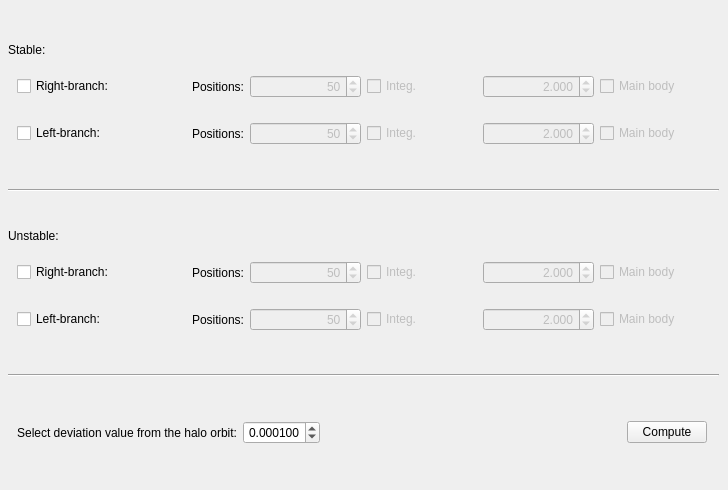
     <widget class="QWidget" name="tab_9">
      <attribute name="title">
       <string>Manifolds</string>
      </attribute>
      <widget class="QWidget" name="layoutWidget">
       <property name="geometry">
        <rect>
         <x>8</x>
         <y>12</y>
         <width>711</width>
         <height>469</height>
        </rect>
       </property>
       <layout class="QGridLayout" name="gridLayout_28">
        <item row="1" column="2">
         <spacer name="horizontalSpacer_57">
          <property name="orientation">
           <enum>Qt::Horizontal</enum>
          </property>
          <property name="sizeHint" stdset="0">
           <size>
            <width>40</width>
            <height>20</height>
           </size>
          </property>
         </spacer>
        </item>
        <item row="1" column="0">
         <spacer name="horizontalSpacer_84">
          <property name="orientation">
           <enum>Qt::Horizontal</enum>
          </property>
          <property name="sizeHint" stdset="0">
           <size>
            <width>40</width>
            <height>20</height>
           </size>
          </property>
         </spacer>
        </item>
        <item row="2" column="1">
         <widget class="QWidget" name="widget_115" native="true">
          <property name="enabled">
           <bool>true</bool>
          </property>
          <property name="minimumSize">
           <size>
            <width>0</width>
            <height>0</height>
           </size>
          </property>
          <layout class="QHBoxLayout" name="horizontalLayout_20">
           <item>
            <widget class="QCheckBox" name="RstablecheckBox">
             <property name="text">
              <string>Right-branch:</string>
             </property>
            </widget>
           </item>
           <item>
            <widget class="QLabel" name="label_329">
             <property name="text">
              <string>Positions:</string>
             </property>
             <property name="alignment">
              <set>Qt::AlignRight|Qt::AlignTrailing|Qt::AlignVCenter</set>
             </property>
            </widget>
           </item>
           <item>
            <widget class="QSpinBox" name="nOrbRstablespinBox">
             <property name="enabled">
              <bool>false</bool>
             </property>
             <property name="layoutDirection">
              <enum>Qt::LeftToRight</enum>
             </property>
             <property name="alignment">
              <set>Qt::AlignRight|Qt::AlignTrailing|Qt::AlignVCenter</set>
             </property>
             <property name="minimum">
              <number>20</number>
             </property>
             <property name="maximum">
              <number>200</number>
             </property>
             <property name="value">
              <number>50</number>
             </property>
            </widget>
           </item>
           <item>
            <widget class="QCheckBox" name="TintRstablecheckBox">
             <property name="enabled">
              <bool>false</bool>
             </property>
             <property name="text">
              <string>Integ.</string>
             </property>
             <property name="checkable">
              <bool>true</bool>
             </property>
            </widget>
           </item>
           <item>
            <widget class="QDoubleSpinBox" name="TintRstabledoubleSpinBox">
             <property name="enabled">
              <bool>false</bool>
             </property>
             <property name="layoutDirection">
              <enum>Qt::LeftToRight</enum>
             </property>
             <property name="alignment">
              <set>Qt::AlignRight|Qt::AlignTrailing|Qt::AlignVCenter</set>
             </property>
             <property name="decimals">
              <number>3</number>
             </property>
             <property name="minimum">
              <double>0.100000000000000</double>
             </property>
             <property name="maximum">
              <double>10.000000000000000</double>
             </property>
             <property name="singleStep">
              <double>0.100000000000000</double>
             </property>
             <property name="value">
              <double>2.000000000000000</double>
             </property>
            </widget>
           </item>
           <item>
            <widget class="QCheckBox" name="MainRstablecheckBox">
             <property name="enabled">
              <bool>false</bool>
             </property>
             <property name="text">
              <string>Main body</string>
             </property>
            </widget>
           </item>
          </layout>
         </widget>
        </item>
        <item row="2" column="0">
         <spacer name="horizontalSpacer_85">
          <property name="orientation">
           <enum>Qt::Horizontal</enum>
          </property>
          <property name="sizeHint" stdset="0">
           <size>
            <width>40</width>
            <height>20</height>
           </size>
          </property>
         </spacer>
        </item>
        <item row="2" column="2">
         <spacer name="horizontalSpacer_86">
          <property name="orientation">
           <enum>Qt::Horizontal</enum>
          </property>
          <property name="sizeHint" stdset="0">
           <size>
            <width>40</width>
            <height>20</height>
           </size>
          </property>
         </spacer>
        </item>
        <item row="3" column="1">
         <widget class="QWidget" name="widget_118" native="true">
          <property name="enabled">
           <bool>true</bool>
          </property>
          <layout class="QHBoxLayout" name="horizontalLayout_46">
           <item>
            <widget class="QCheckBox" name="LstablecheckBox">
             <property name="text">
              <string>Left-branch:  </string>
             </property>
            </widget>
           </item>
           <item>
            <widget class="QLabel" name="label_331">
             <property name="text">
              <string>Positions:</string>
             </property>
             <property name="alignment">
              <set>Qt::AlignRight|Qt::AlignTrailing|Qt::AlignVCenter</set>
             </property>
            </widget>
           </item>
           <item>
            <widget class="QSpinBox" name="nOrbLstablespinBox">
             <property name="enabled">
              <bool>false</bool>
             </property>
             <property name="layoutDirection">
              <enum>Qt::LeftToRight</enum>
             </property>
             <property name="alignment">
              <set>Qt::AlignRight|Qt::AlignTrailing|Qt::AlignVCenter</set>
             </property>
             <property name="minimum">
              <number>20</number>
             </property>
             <property name="maximum">
              <number>200</number>
             </property>
             <property name="value">
              <number>50</number>
             </property>
            </widget>
           </item>
           <item>
            <widget class="QCheckBox" name="TintLstablecheckBox">
             <property name="enabled">
              <bool>false</bool>
             </property>
             <property name="text">
              <string>Integ.</string>
             </property>
            </widget>
           </item>
           <item>
            <widget class="QDoubleSpinBox" name="TintLstabledoubleSpinBox">
             <property name="enabled">
              <bool>false</bool>
             </property>
             <property name="layoutDirection">
              <enum>Qt::LeftToRight</enum>
             </property>
             <property name="alignment">
              <set>Qt::AlignRight|Qt::AlignTrailing|Qt::AlignVCenter</set>
             </property>
             <property name="decimals">
              <number>3</number>
             </property>
             <property name="minimum">
              <double>0.100000000000000</double>
             </property>
             <property name="maximum">
              <double>10.000000000000000</double>
             </property>
             <property name="singleStep">
              <double>0.100000000000000</double>
             </property>
             <property name="value">
              <double>2.000000000000000</double>
             </property>
            </widget>
           </item>
           <item>
            <widget class="QCheckBox" name="MainLstablecheckBox">
             <property name="enabled">
              <bool>false</bool>
             </property>
             <property name="text">
              <string>Main body</string>
             </property>
            </widget>
           </item>
          </layout>
         </widget>
        </item>
        <item row="7" column="1">
         <widget class="QLabel" name="label_333">
          <property name="text">
           <string>Unstable:</string>
          </property>
         </widget>
        </item>
        <item row="8" column="1">
         <widget class="QWidget" name="widget_119" native="true">
          <property name="enabled">
           <bool>true</bool>
          </property>
          <layout class="QHBoxLayout" name="horizontalLayout_47">
           <item>
            <widget class="QCheckBox" name="RunstablecheckBox">
             <property name="text">
              <string>Right-branch:</string>
             </property>
            </widget>
           </item>
           <item>
            <widget class="QLabel" name="label_334">
             <property name="text">
              <string>Positions:</string>
             </property>
             <property name="alignment">
              <set>Qt::AlignRight|Qt::AlignTrailing|Qt::AlignVCenter</set>
             </property>
            </widget>
           </item>
           <item>
            <widget class="QSpinBox" name="nOrbRunstablespinBox">
             <property name="enabled">
              <bool>false</bool>
             </property>
             <property name="layoutDirection">
              <enum>Qt::LeftToRight</enum>
             </property>
             <property name="alignment">
              <set>Qt::AlignRight|Qt::AlignTrailing|Qt::AlignVCenter</set>
             </property>
             <property name="minimum">
              <number>20</number>
             </property>
             <property name="maximum">
              <number>200</number>
             </property>
             <property name="value">
              <number>50</number>
             </property>
            </widget>
           </item>
           <item>
            <widget class="QCheckBox" name="TintRunstablecheckBox">
             <property name="enabled">
              <bool>false</bool>
             </property>
             <property name="text">
              <string>Integ.</string>
             </property>
            </widget>
           </item>
           <item>
            <widget class="QDoubleSpinBox" name="TintRunstabledoubleSpinBox">
             <property name="enabled">
              <bool>false</bool>
             </property>
             <property name="layoutDirection">
              <enum>Qt::LeftToRight</enum>
             </property>
             <property name="alignment">
              <set>Qt::AlignRight|Qt::AlignTrailing|Qt::AlignVCenter</set>
             </property>
             <property name="decimals">
              <number>3</number>
             </property>
             <property name="minimum">
              <double>0.100000000000000</double>
             </property>
             <property name="maximum">
              <double>10.000000000000000</double>
             </property>
             <property name="singleStep">
              <double>0.100000000000000</double>
             </property>
             <property name="value">
              <double>2.000000000000000</double>
             </property>
            </widget>
           </item>
           <item>
            <widget class="QCheckBox" name="MainRunstablecheckBox">
             <property name="enabled">
              <bool>false</bool>
             </property>
             <property name="text">
              <string>Main body</string>
             </property>
            </widget>
           </item>
          </layout>
         </widget>
        </item>
        <item row="13" column="1">
         <widget class="QWidget" name="widget_9" native="true">
          <layout class="QHBoxLayout" name="horizontalLayout_18">
           <item>
            <widget class="QLabel" name="label_342">
             <property name="text">
              <string>Select deviation value from the halo orbit:</string>
             </property>
             <property name="alignment">
              <set>Qt::AlignRight|Qt::AlignTrailing|Qt::AlignVCenter</set>
             </property>
            </widget>
           </item>
           <item>
            <widget class="QDoubleSpinBox" name="EpsilondoubleSpinBox">
             <property name="layoutDirection">
              <enum>Qt::LeftToRight</enum>
             </property>
             <property name="alignment">
              <set>Qt::AlignRight|Qt::AlignTrailing|Qt::AlignVCenter</set>
             </property>
             <property name="decimals">
              <number>6</number>
             </property>
             <property name="minimum">
              <double>0.000001000000000</double>
             </property>
             <property name="maximum">
              <double>0.010000000000000</double>
             </property>
             <property name="singleStep">
              <double>0.000001000000000</double>
             </property>
             <property name="value">
              <double>0.000100000000000</double>
             </property>
            </widget>
           </item>
           <item>
            <spacer name="horizontalSpacer_18">
             <property name="orientation">
              <enum>Qt::Horizontal</enum>
             </property>
             <property name="sizeHint" stdset="0">
              <size>
               <width>340</width>
               <height>20</height>
              </size>
             </property>
            </spacer>
           </item>
           <item>
            <widget class="QPushButton" name="ManifoldsComputationpushButton">
             <property name="text">
              <string>Compute</string>
             </property>
            </widget>
           </item>
           <item>
            <spacer name="horizontalSpacer_108">
             <property name="orientation">
              <enum>Qt::Horizontal</enum>
             </property>
             <property name="sizeHint" stdset="0">
              <size>
               <width>40</width>
               <height>20</height>
              </size>
             </property>
            </spacer>
           </item>
           <item>
            <spacer name="horizontalSpacer_25">
             <property name="orientation">
              <enum>Qt::Horizontal</enum>
             </property>
             <property name="sizeHint" stdset="0">
              <size>
               <width>40</width>
               <height>20</height>
              </size>
             </property>
            </spacer>
           </item>
          </layout>
         </widget>
        </item>
        <item row="1" column="1">
         <widget class="QLabel" name="label_343">
          <property name="text">
           <string>Stable:</string>
          </property>
         </widget>
        </item>
        <item row="3" column="0">
         <spacer name="horizontalSpacer_87">
          <property name="orientation">
           <enum>Qt::Horizontal</enum>
          </property>
          <property name="sizeHint" stdset="0">
           <size>
            <width>40</width>
            <height>20</height>
           </size>
          </property>
         </spacer>
        </item>
        <item row="7" column="0">
         <spacer name="horizontalSpacer_88">
          <property name="orientation">
           <enum>Qt::Horizontal</enum>
          </property>
          <property name="sizeHint" stdset="0">
           <size>
            <width>40</width>
            <height>20</height>
           </size>
          </property>
         </spacer>
        </item>
        <item row="8" column="0">
         <spacer name="horizontalSpacer_89">
          <property name="orientation">
           <enum>Qt::Horizontal</enum>
          </property>
          <property name="sizeHint" stdset="0">
           <size>
            <width>40</width>
            <height>20</height>
           </size>
          </property>
         </spacer>
        </item>
        <item row="9" column="0">
         <spacer name="horizontalSpacer_90">
          <property name="orientation">
           <enum>Qt::Horizontal</enum>
          </property>
          <property name="sizeHint" stdset="0">
           <size>
            <width>40</width>
            <height>20</height>
           </size>
          </property>
         </spacer>
        </item>
        <item row="13" column="0">
         <spacer name="horizontalSpacer_91">
          <property name="orientation">
           <enum>Qt::Horizontal</enum>
          </property>
          <property name="sizeHint" stdset="0">
           <size>
            <width>40</width>
            <height>20</height>
           </size>
          </property>
         </spacer>
        </item>
        <item row="3" column="2">
         <spacer name="horizontalSpacer_37">
          <property name="orientation">
           <enum>Qt::Horizontal</enum>
          </property>
          <property name="sizeHint" stdset="0">
           <size>
            <width>40</width>
            <height>20</height>
           </size>
          </property>
         </spacer>
        </item>
        <item row="7" column="2">
         <spacer name="horizontalSpacer_58">
          <property name="orientation">
           <enum>Qt::Horizontal</enum>
          </property>
          <property name="sizeHint" stdset="0">
           <size>
            <width>40</width>
            <height>20</height>
           </size>
          </property>
         </spacer>
        </item>
        <item row="8" column="2">
         <spacer name="horizontalSpacer_59">
          <property name="orientation">
           <enum>Qt::Horizontal</enum>
          </property>
          <property name="sizeHint" stdset="0">
           <size>
            <width>40</width>
            <height>20</height>
           </size>
          </property>
         </spacer>
        </item>
        <item row="9" column="2">
         <spacer name="horizontalSpacer_63">
          <property name="orientation">
           <enum>Qt::Horizontal</enum>
          </property>
          <property name="sizeHint" stdset="0">
           <size>
            <width>40</width>
            <height>20</height>
           </size>
          </property>
         </spacer>
        </item>
        <item row="13" column="2">
         <spacer name="horizontalSpacer_102">
          <property name="orientation">
           <enum>Qt::Horizontal</enum>
          </property>
          <property name="sizeHint" stdset="0">
           <size>
            <width>40</width>
            <height>20</height>
           </size>
          </property>
         </spacer>
        </item>
        <item row="5" column="1">
         <widget class="Line" name="line">
          <property name="orientation">
           <enum>Qt::Horizontal</enum>
          </property>
         </widget>
        </item>
        <item row="9" column="1">
         <widget class="QWidget" name="widget_120" native="true">
          <property name="enabled">
           <bool>true</bool>
          </property>
          <layout class="QHBoxLayout" name="horizontalLayout_48">
           <item>
            <widget class="QCheckBox" name="LunstablecheckBox">
             <property name="text">
              <string>Left-branch:  </string>
             </property>
            </widget>
           </item>
           <item>
            <widget class="QLabel" name="label_340">
             <property name="text">
              <string>Positions:</string>
             </property>
             <property name="alignment">
              <set>Qt::AlignRight|Qt::AlignTrailing|Qt::AlignVCenter</set>
             </property>
            </widget>
           </item>
           <item>
            <widget class="QSpinBox" name="nOrbLunstablespinBox">
             <property name="enabled">
              <bool>false</bool>
             </property>
             <property name="layoutDirection">
              <enum>Qt::LeftToRight</enum>
             </property>
             <property name="alignment">
              <set>Qt::AlignRight|Qt::AlignTrailing|Qt::AlignVCenter</set>
             </property>
             <property name="minimum">
              <number>20</number>
             </property>
             <property name="maximum">
              <number>200</number>
             </property>
             <property name="value">
              <number>50</number>
             </property>
            </widget>
           </item>
           <item>
            <widget class="QCheckBox" name="TintLunstablecheckBox">
             <property name="enabled">
              <bool>false</bool>
             </property>
             <property name="text">
              <string>Integ.</string>
             </property>
            </widget>
           </item>
           <item>
            <widget class="QDoubleSpinBox" name="TintLunstabledoubleSpinBox">
             <property name="enabled">
              <bool>false</bool>
             </property>
             <property name="layoutDirection">
              <enum>Qt::LeftToRight</enum>
             </property>
             <property name="alignment">
              <set>Qt::AlignRight|Qt::AlignTrailing|Qt::AlignVCenter</set>
             </property>
             <property name="decimals">
              <number>3</number>
             </property>
             <property name="minimum">
              <double>0.100000000000000</double>
             </property>
             <property name="maximum">
              <double>10.000000000000000</double>
             </property>
             <property name="singleStep">
              <double>0.100000000000000</double>
             </property>
             <property name="value">
              <double>2.000000000000000</double>
             </property>
            </widget>
           </item>
           <item>
            <widget class="QCheckBox" name="MainLunstablecheckBox">
             <property name="enabled">
              <bool>false</bool>
             </property>
             <property name="text">
              <string>Main body</string>
             </property>
            </widget>
           </item>
          </layout>
         </widget>
        </item>
        <item row="0" column="1">
         <spacer name="verticalSpacer_5">
          <property name="orientation">
           <enum>Qt::Vertical</enum>
          </property>
          <property name="sizeHint" stdset="0">
           <size>
            <width>20</width>
            <height>40</height>
           </size>
          </property>
         </spacer>
        </item>
        <item row="14" column="1">
         <spacer name="verticalSpacer_6">
          <property name="orientation">
           <enum>Qt::Vertical</enum>
          </property>
          <property name="sizeHint" stdset="0">
           <size>
            <width>20</width>
            <height>40</height>
           </size>
          </property>
         </spacer>
        </item>
        <item row="11" column="1">
         <widget class="Line" name="line_4">
          <property name="orientation">
           <enum>Qt::Horizontal</enum>
          </property>
         </widget>
        </item>
        <item row="4" column="1">
         <spacer name="verticalSpacer_7">
          <property name="orientation">
           <enum>Qt::Vertical</enum>
          </property>
          <property name="sizeHint" stdset="0">
           <size>
            <width>20</width>
            <height>40</height>
           </size>
          </property>
         </spacer>
        </item>
        <item row="6" column="1">
         <spacer name="verticalSpacer_8">
          <property name="orientation">
           <enum>Qt::Vertical</enum>
          </property>
          <property name="sizeHint" stdset="0">
           <size>
            <width>20</width>
            <height>40</height>
           </size>
          </property>
         </spacer>
        </item>
        <item row="10" column="1">
         <spacer name="verticalSpacer_9">
          <property name="orientation">
           <enum>Qt::Vertical</enum>
          </property>
          <property name="sizeHint" stdset="0">
           <size>
            <width>20</width>
            <height>40</height>
           </size>
          </property>
         </spacer>
        </item>
        <item row="12" column="1">
         <spacer name="verticalSpacer_10">
          <property name="orientation">
           <enum>Qt::Vertical</enum>
          </property>
          <property name="sizeHint" stdset="0">
           <size>
            <width>20</width>
            <height>40</height>
           </size>
          </property>
         </spacer>
        </item>
       </layout>
      </widget>
     </widget>
